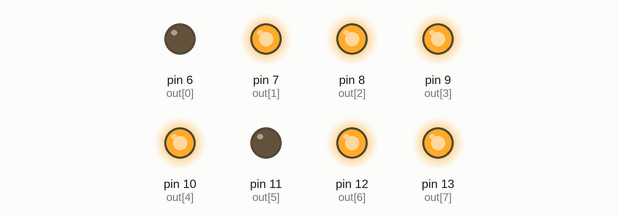
Recording of a sketch running on a simulated Arduino Uno, built with avr-gcc and run on an emulated ATmega328P. Shown: output pins drawn as LEDs (lit = HIGH).

Above: at 0.5 s.
At 2.5 s:
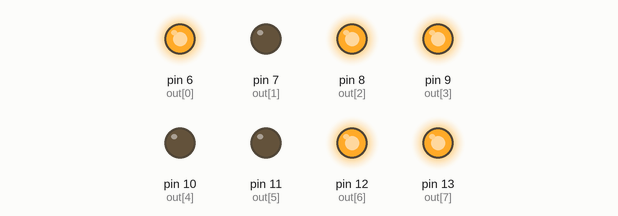
At 4.5 s:
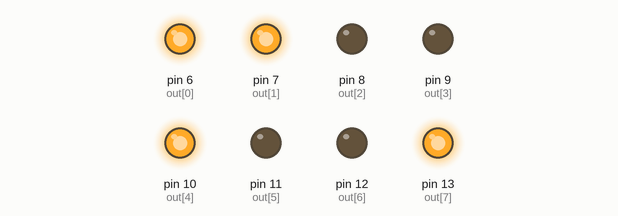
At 9.5 s:
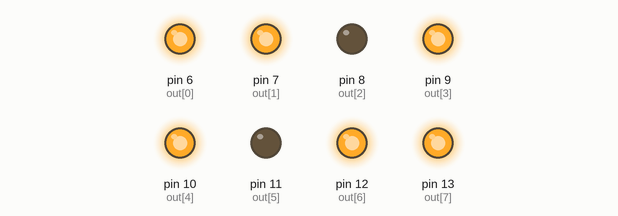
At 14.5 s:
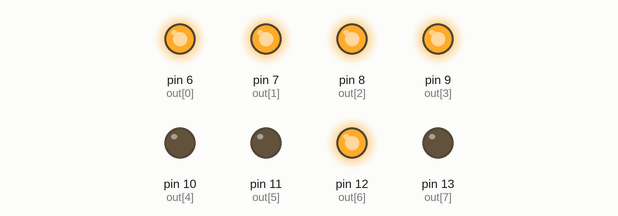
At 19.5 s:
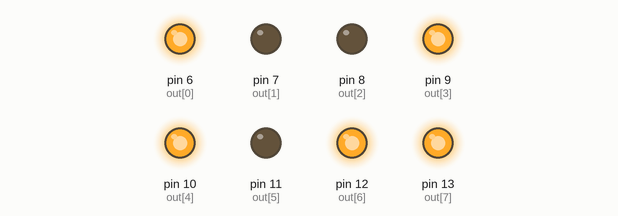
Timing chart, 0 to 20.8 s (numbered marks = the images above):
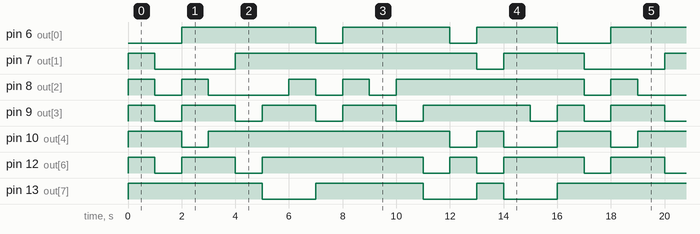

Measured:
- by itself, pin 6 (out[0]): repeats every 16.0 s: LOW 1.0 s, HIGH 4.0 s, LOW 1.0 s, HIGH 3.0 s, LOW 2.0 s, HIGH 5.0 s
- by itself, pin 7 (out[1]): repeats every 16.0 s: LOW 3.0 s, HIGH 9.0 s, LOW 1.0 s, HIGH 3.0 s
- by itself, pin 8 (out[2]): repeats every 16.0 s: LOW 1.0 s, HIGH 1.0 s, LOW 3.0 s, 2 × (HIGH 1.0 s, LOW 1.0 s), HIGH 7.0 s
- by itself, pin 9 (out[3]): repeats every 16.0 s: 3 × (LOW 1.0 s, HIGH 2.0 s), LOW 1.0 s, HIGH 4.0 s, LOW 1.0 s, HIGH 1.0 s
- by itself, pin 10 (out[4]): repeats every 16.0 s: LOW 1.0 s, HIGH 9.0 s, LOW 1.0 s, HIGH 1.0 s, LOW 2.0 s, HIGH 2.0 s
- by itself, pin 12 (out[6]): repeats every 16.0 s: LOW 1.0 s, HIGH 2.0 s, LOW 1.0 s, HIGH 6.0 s, LOW 1.0 s, HIGH 1.0 s, LOW 1.0 s, HIGH 3.0 s
- by itself, pin 13 (out[7]): repeats every 16.0 s: LOW 2.0 s, HIGH 4.0 s, LOW 2.0 s, HIGH 1.0 s, LOW 2.0 s, HIGH 5.0 s

The sketch:

ex6-6.ino
```cpp
const byte out[] = {6,7,8,9,10,11,12,13,0xff};
void setup() {
  for(byte i = 0;out[i] != 0xff; i++){
    pinMode(out[i], OUTPUT);
  }
  for(byte i=0; out[i]!=0xff; i++){
    digitalWrite(out[i], LOW);
    }
}

void del(){
  for(byte i=0; out[i]!=0xff; i++){
    digitalWrite(out[i], LOW);
    }
  }

void loop() {
 //0:
  digitalWrite(out[1], HIGH);
  digitalWrite(out[2], HIGH);
  digitalWrite(out[3], HIGH);
  digitalWrite(out[4], HIGH);
  digitalWrite(out[6], HIGH);
  digitalWrite(out[7], HIGH);
  delay(1000);
  del();

 //1:
  digitalWrite(out[4], HIGH);
  digitalWrite(out[7], HIGH);
  delay(1000);
  del();

//2:
  digitalWrite(out[0], HIGH);
  digitalWrite(out[2], HIGH);
  digitalWrite(out[3], HIGH);
  digitalWrite(out[6], HIGH);
  digitalWrite(out[7], HIGH);
  delay(1000);
  del();

//3:
  digitalWrite(out[0], HIGH);
  digitalWrite(out[3], HIGH);
  digitalWrite(out[4], HIGH);
  digitalWrite(out[6], HIGH);
  digitalWrite(out[7], HIGH);
  delay(1000);
  del();

//4:
  digitalWrite(out[0], HIGH);
  digitalWrite(out[1], HIGH);
  digitalWrite(out[4], HIGH);
  digitalWrite(out[7], HIGH);
  delay(1000);
  del();

//5:
  digitalWrite(out[0], HIGH);
  digitalWrite(out[1], HIGH);
  digitalWrite(out[3], HIGH);
  digitalWrite(out[4], HIGH);
  digitalWrite(out[6], HIGH);
  delay(1000);
  del();

//6:
  digitalWrite(out[0], HIGH);
  digitalWrite(out[1], HIGH);
  digitalWrite(out[2], HIGH);
  digitalWrite(out[3], HIGH);
  digitalWrite(out[4], HIGH);
  digitalWrite(out[6], HIGH);
  delay(1000);
  del();

//7:
  digitalWrite(out[1], HIGH);
  digitalWrite(out[4], HIGH);
  digitalWrite(out[6], HIGH);
  digitalWrite(out[7], HIGH);
  delay(1000);
  del();

//8:
  digitalWrite(out[0], HIGH);
  digitalWrite(out[1], HIGH);
  digitalWrite(out[2], HIGH);
  digitalWrite(out[3], HIGH);
  digitalWrite(out[4], HIGH);
  digitalWrite(out[6], HIGH);
  digitalWrite(out[7], HIGH);
  delay(1000);
  del();

//9:
  digitalWrite(out[0], HIGH);
  digitalWrite(out[1], HIGH);
  digitalWrite(out[3], HIGH);
  digitalWrite(out[4], HIGH);
  digitalWrite(out[6], HIGH);
  digitalWrite(out[7], HIGH);
  delay(1000);
  del();

//A:
  digitalWrite(out[0], HIGH);
  digitalWrite(out[1], HIGH);
  digitalWrite(out[2], HIGH);
  digitalWrite(out[4], HIGH);
  digitalWrite(out[6], HIGH);
  digitalWrite(out[7], HIGH);
  delay(1000);
  del();

//b:
  digitalWrite(out[0], HIGH);
  digitalWrite(out[1], HIGH);
  digitalWrite(out[2], HIGH);
  digitalWrite(out[3], HIGH);
  digitalWrite(out[4], HIGH);
  delay(1000);
  del();

//C:
  digitalWrite(out[1], HIGH);
  digitalWrite(out[2], HIGH);
  digitalWrite(out[3], HIGH);
  digitalWrite(out[6], HIGH);
  delay(1000);
  del();

//d:
  digitalWrite(out[0], HIGH);
  digitalWrite(out[2], HIGH);
  digitalWrite(out[3], HIGH);
  digitalWrite(out[4], HIGH);
  digitalWrite(out[7], HIGH);
  delay(1000);
  del();

//E:
  digitalWrite(out[0], HIGH);
  digitalWrite(out[1], HIGH);
  digitalWrite(out[2], HIGH);
  digitalWrite(out[3], HIGH);
  digitalWrite(out[6], HIGH);
  delay(1000);
  del();

//F:
  digitalWrite(out[0], HIGH);
  digitalWrite(out[1], HIGH);
  digitalWrite(out[2], HIGH);
  digitalWrite(out[6], HIGH);
  delay(1000);
  del();
}
```
